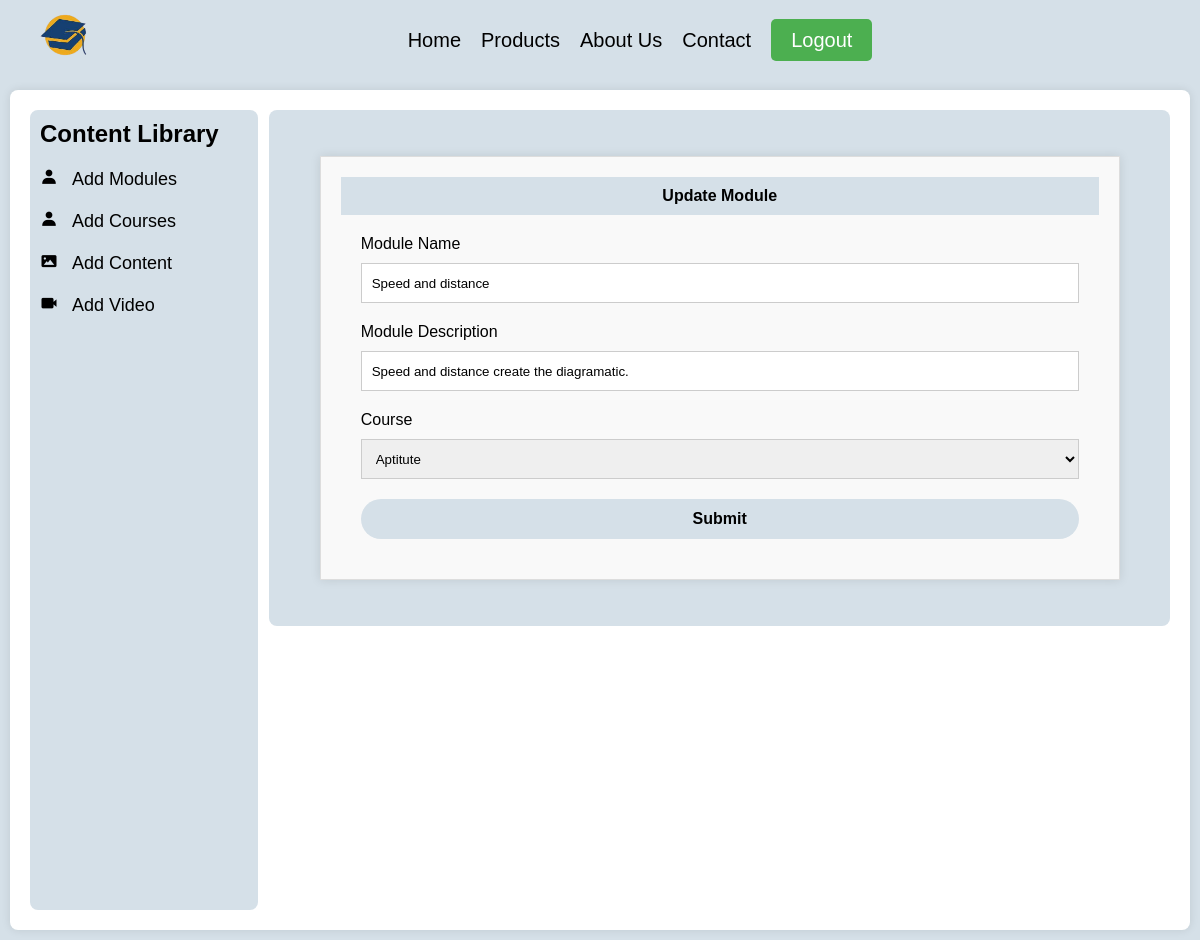
Page /modupdate?id=1 (signed in) on the committed database.
### model.py (models this page shows)
class Module(database.Model):
    id = database.Column(database.Integer, primary_key=True, autoincrement=True)
    title = database.Column(database.String(100), nullable=False)
    description = database.Column(database.String(300), nullable=False)
    course_id = database.Column(database.Integer, database.ForeignKey('course.id'), nullable=False)
    course = database.relationship('Course', backref='modules')

class Course(database.Model):
    id = database.Column(database.Integer, primary_key= True, autoincrement=True)
    ctitle = database.Column(database.String(100), nullable= False)
    cdescription = database.Column(database.String(300), nullable= False)
    cdate = database.Column(database.DateTime, nullable=False)

### app.py (the view)
@app.route('/modupdate', methods=["GET", "POST"])
def modupdate():
    if 'role' not in session or session['role'] != 'teacher':
        flash('You do not have access to this page.', 'danger')
        return redirect('/login')
    serial_number = request.args.get('id')
    reqmod = Module.query.filter_by(id=serial_number).first()
    if request.method == 'POST':
        updatedtitle = request.form.get('title')
        updateddescription = request.form.get('description')
        updatedcourse_id = request.form.get('course')
        reqmod.title = updatedtitle
        reqmod.description = updateddescription
        reqmod.course_id = updatedcourse_id  # Assuming course_id is the foreign key field
        database.session.add(reqmod)
        database.session.commit()
        return redirect("/add_module")
    else:
        courses = Course.query.all()
        return render_template("modupdate.html", courses=courses, reqmod=reqmod)

### templates/modupdate.html (shortened to what this page needs)
{% extends "parent.html" %}
{% block main %}
<div class="col-8">
  <div class="contact-container">
    <div class="contact-header">
      <h4>Update Module</h4>
    </div>
    <form class="contact-form" action="/modupdate?id={{ reqmod.id }}" method="post">
      <label for="title">Module Name</label>
      <input type="text" id="title" name="title" value="{{ reqmod.title }}">
      <label for="description">Module Description</label>
      <input type="text" id="description" name="description" value="{{ reqmod.description }}">
      <label for="course">Course</label>
      <select name="course" id="course">
        {% for course in courses %}
        <option value="{{ course.id }}" {% if course.id == reqmod.course_id %}selected{% endif %}>{{ course.ctitle }}</option>
        {% endfor %}
      </select>
      <button type="submit" name="submit">Submit</button>
    </form>
  </div>
</div>
{% endblock main %}

### static/css/style.css (style rules this page uses)
* { margin: 0; padding: 0; box-sizing: border-box; font-family: "Poppins", sans-serif; }
body { display: flex; flex-direction: column; min-height: 100vh; background: #d5e0e8; }
.col-8 { width: 79%; float: right; padding: 6px; border-radius: 8px; background-color: #d5e0e8; }
.contact-container { max-width: 800px; margin: 40px auto; padding: 20px; background-color: #f9f9f9; border: 1px solid #ddd; box-shadow: 0 0 10px rgba(0, 0, 0, 0.1); }
.contact-header { background-color: #d5e0e8; color: #000; padding: 10px; text-align: center; }
.contact-form { padding: 20px; }
.contact-form label { display: block; margin-bottom: 10px; }
.contact-form input[type="text"], .contact-form input[type="email"], .contact-form input[type="date" i], .contact-form input[type="file" i],select { width: 100%; height: 40px; margin-bottom: 20px; padding: 10px; border: 1px solid #ccc; }
.contact-form button[type="submit"] { width: 100%; height: 40px; background-color: #d5e0e8; color: #000; border-radius: 20px; border: none; padding: 10px; font-size: 16px; font-weight: bold; cursor: pointer; }

### rows in the picture
Module: title "Speed and distance", description "Speed and distance create the diagramatic.", course "Aptitute"
